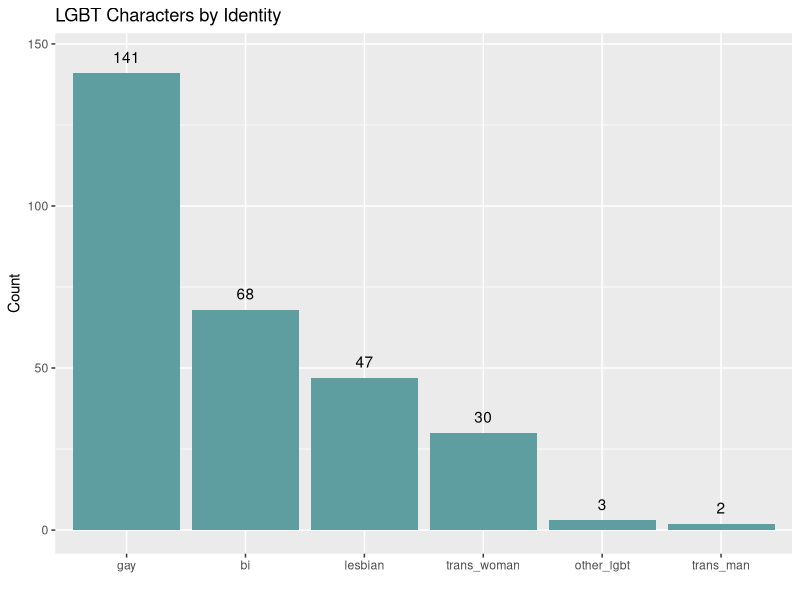

R code for this plot: (Note: this script raises an error after producing the figure.)
## ---- chunk 1
library(dplyr)
library(ggplot2)
library(knitr)
library(reshape2)
library(gridExtra)
library(ggpubr)
knitr::opts_chunk$set(echo = TRUE, warning = FALSE, message=FALSE)

# load in list of LGBT characters
# source: https://en.wikipedia.org/wiki/List_of_films_with_LGBT_characters
char <- read.csv("supporting_data/lgbt_characters.csv", stringsAsFactors=F)

# clean up the data, create binary features
char_flat <- char %>%
  mutate(classification = gsub("Gay/Bisexual|Lesbian/Bisexual", "Bisexual", classification),
         n=1) %>%
  group_by(id) %>%
  summarise(total_lgbt_char = sum(n),
            highest_lgbt_billing = min(billing),
            top1_lgbt_billing = sum(ifelse(billing <= 1, 1, 0), na.rm=T),
            top5_lgbt_billing = sum(ifelse(billing <= 5, 1, 0), na.rm=T),
            gay = ifelse(sum(grepl("Gay", classification))>0, 1, 0),
            lesbian = ifelse(sum(grepl("Lesbian", classification))>0, 1, 0),
            bi = ifelse(sum(grepl("Bisexual", classification))>0, 1, 0),
            trans_woman = ifelse(sum(grepl("Trans woman", classification))>0, 1, 0),
            trans_man = ifelse(sum(grepl("Trans man", classification))>0, 1, 0),
            other_lgbt = ifelse(sum(gay, lesbian, bi, trans_woman, trans_man) == 0, 1, 0))

# load in IMDb rating breakdown info (age/gender)
ratings <- read.csv("supporting_data/movie_ratings.csv", stringsAsFactors=F)
ratings_flat_gender <- ratings %>%
  subset(!Gender %in% "All") %>%
  group_by(Age, id) %>%
  mutate(Sum = sum(Count), 
         Gender_Percent = case_when(Count > 100 ~ Count/Sum)) %>%
  ungroup()

# load in IMDb metadata
movies <- read.csv("supporting_data/movies_imdb.csv", stringsAsFactors=F)

# remove movies with less than 2000 votes or that were released before 1980
# also remove the HP films b/c Dumbledore is inferred to be gay, not stated
movies <- movies %>%
  subset(num_votes > 2000 & !grepl("TV", mpaa_rating) & release_date >= as.Date("1980-01-01") & !grepl("Harry Potter", title)) %>%
  left_join(char_flat, by="id") %>%
  mutate(release_date = as.Date(release_date, format="%Y-%m-%d"),
         imdb_rating = as.numeric(imdb_rating),
         imdb_rating_t = imdb_rating^2.5, # transform
         mpaa_rating_f = ifelse(grepl("NC-17|^R", mpaa_rating), "R+", 
                                ifelse(grepl("PG-13", mpaa_rating), "PG-13", 
                                       ifelse(grepl("PG|G", mpaa_rating), "PG-", NA))),
         group =  as.factor(ifelse(is.na(top5_lgbt_billing) | top5_lgbt_billing == 0, "control" , "lgbt"))) 

# replace any errant NAs with 0s in the binary features
for(g in c(8:22)) movies[is.na(movies[,g]),g] <- 0
for(g in c(8:22)) movies[is.infinite(movies[,g]),g] <- 0
## ---- chunk 2
kable(char[char$id %in% "/title/tt0134119/",], row.names=F)
## ---- chunk 3
kable(movies[movies$id %in% "/title/tt0134119/",c(1,2,4,6,26)], row.names=F)
## ---- chunk 4
kable(ratings[ratings$id %in% "/title/tt0134119/" & !ratings$Gender %in% "All" & !ratings$Age %in% "All Ages", ], row.names=F)
## ---- chunk 5
# LGBT representation by type
char_type <- data.frame(group=names(movies)[18:23], count=colSums(movies[,c(18:23)], na.rm=T))
plot_char_count_type <- char_type %>% 
  arrange(desc(count)) %>%
  mutate(group = factor(group, levels=group)) %>%
  ggplot(aes(group, count)) + geom_bar(stat="identity", fill="cadetblue") + geom_text(aes(x=group, y=count+5, label=count)) +
  labs(title="LGBT Characters by Identity", x="", y="Count")

# LGBT representation by genre
char_genre <- movies[,c(8:13,26)] %>%
  melt(id = "group") %>%
  mutate(variable = gsub("genre_", "", variable)) %>%
  aggregate(value ~ variable + group, data=., FUN=sum)  %>%
  set_colnames(c("variable","value", "count")) 

plot_char_count_billing <- char_genre %>%
  ggplot(aes(variable, count, fill=value)) + geom_bar(stat="identity", position="dodge") +
  geom_text(aes(x=variable, y=count+10, label=count), position = position_dodge(width = 1)) +
  labs(title="Movies with LGBT Characters",x="", y="Total Characters")+ theme(legend.justification=c(1,0), legend.position=c(1,0.75))

# LGBT representation over time
plot_char_count_time <- ggplot(movies, aes(release_date)) + geom_histogram(aes(fill=group), binwidth=500) +
  labs(title="Movies with LGBT Characters Over Time",x="", y="Count") + 
  theme(legend.justification=c(1,0), legend.position=c(1,0.75)) 

grid.arrange(plot_char_count_type, plot_char_count_billing,plot_char_count_time, ncol=3)

## ---- chunk 6
# IMDb Rating Distribution by Group, Histogram
imdb_rating_dist <- ggplot(movies, aes(imdb_rating)) + geom_histogram(aes(fill=group), binwidth=0.3) + 
  labs(title="Average IMDb Rating", x="Avg IMDb Rating", y="") +
  theme(legend.justification=c(1,0), legend.position=c(1,0.75))

# IMDb Rating Distribution, Transformed
imdb_rating_dist_transformed <- ggplot(movies, aes(imdb_rating_t)) + geom_histogram(aes(fill=group),  binwidth=15) + 
  labs(title="Average IMDb Rating (transformed)", x="Avg IMDb Rating (^2.5)", y="") +
  theme(legend.justification=c(1,0), legend.position=c(1,0.75))

# IMDb Rating Distribution by Group, Boxplot
imdb_rating_boxplot <- ggboxplot(movies, x="group", y="imdb_rating_t", color="group") + stat_compare_means(method="t.test") + 
  labs(title="Average IMDb Rating (transformed)", y="Avg IMDb Rating (^2.5)")

# Print
grid.arrange(imdb_rating_dist, imdb_rating_dist_transformed, imdb_rating_boxplot, ncol=3)
## ---- chunk 7
# fit linear regression model with transformed IMDb rating var as dependent variable
rating_fit <- lm(imdb_rating_t ~ group + release_date + mpaa_rating_f + genre_drama + genre_comedy + 
              genre_action + genre_romance + genre_adventure + genre_thriller, movies) 
summary(rating_fit)

# fit the same model to untransformed data for interpretation
rating_fit_ut <- lm(imdb_rating ~ group + release_date + mpaa_rating_f + genre_drama + genre_comedy + 
              genre_action + genre_romance + genre_adventure + genre_thriller, movies)
rating_fit_coef <- round(rating_fit_ut$coefficients,6)
kable(rating_fit_coef[c(1,2,5,6,7,9,11)], caption="Significant Coefficients, Untransformed")

## ---- chunk 8
# Get a count of ratings by age group and gender; drop groups with less than 100
# Transform the IDMb rating variable
gender_age_rate <- ratings %>%
  subset(!Gender %in% "All" & !Age %in% c("All Ages") & Count > 100) %>%
  mutate(Rating_t = Rating^2.5) %>%
  left_join(movies[,c("id", "group")],by="id") %>%
  subset(!is.na(group))

# Table: Number of Ratings by Reviewer Gender and Age for LGBT/Control Movies
gender_age_rate %>% 
  aggregate(Count ~ Age + Gender, data=., sum) %>% dcast(Age ~ Gender) %>%
  kable(caption="Reviewer Counts")

# get rid of <18 group since it has too few entries
gender_age_rate <- gender_age_rate %>% subset(Age != "<18")
## ---- chunk 9
# Group, age and gender interaction plot
gender_age_rate %>%
  group_by(Gender, Age, group) %>%
  summarise(rating_group = mean(Rating)) %>%
  ggplot(aes(group, rating_group)) + geom_line(aes(group=Gender, color=Gender)) + 
  geom_point() + facet_wrap(~Age, ncol=4) + ylim(c(6.25,7.25)) +
  labs(title="Average IMDb Rating Across Age + Gender for LGBT/Control Movies\nUntransformed", 
       y="Avg. IMDb Rating", x= "")
## ---- chunk 10
# fit linear model with interactions
gender_age_rate_fit <- lm(Rating_t ~ group + Age*group + Gender*group + Age*Gender, data=gender_age_rate)

# view ANOVA
anova(gender_age_rate_fit)

# view Tukey family-wise error
TukeyHSD(aov(Rating ~ group + Age + Gender, data=gender_age_rate))
## ---- chunk 11
gender_age_pct <- ratings %>%
  subset(!Gender %in% "All") %>%
  group_by(Age, id) %>%
  mutate(Sum = sum(Count), 
         Gender_Percent = case_when(Count > 100 ~ Count/Sum)) %>%
  ungroup() %>%
  select(c("id", "Gender", "Age", "Gender_Percent")) %>%
  left_join(movies[,c("id", "group")],by="id") %>%
  subset(!is.na(group))

# Transform percent female var
gender_age_pct$Percent_t <- log(gender_age_pct$Gender_Percent)

# Percent female reviewers 
pct_female_dist <- gender_age_pct %>%
  subset(Gender %in% "Females" & Age %in% "All Ages") %>% 
  ggplot(aes(Gender_Percent)) + geom_histogram(aes(fill=group), binwidth=0.05) +
  labs(title="Percentage of Reviews\nfrom Females", x="Percentage of Female Reviewers", y="") +
  theme(legend.justification=c(1,0), legend.position=c(1,0.75))

# Percent female reviewers, transformed
pct_female_dist_transformed <- gender_age_pct %>%
  subset(Gender %in% "Females" & Age %in% "All Ages") %>% 
  ggplot(aes(Percent_t)) + geom_histogram(aes(fill=group), binwidth=0.25) +
  labs(title="Percentage of Reviews\nfrom Females (Transformed)", x="Percentage of Female Reviewers (log)", y="") +
  theme(legend.justification=c(1,0), legend.position=c(1,0.75))

# Percent female reviewers boxplot
pct_female_boxplot <- gender_age_pct %>%
  subset(Gender %in% "Females" & Age %in% "All Ages") %>% 
  ggboxplot(x="group", y="Percent_t", color="group") + stat_compare_means(method="t.test") + 
  labs(title="Percentage of Reviews\nfrom Females (Transformed)")

# Print
grid.arrange(pct_female_dist, pct_female_dist_transformed, pct_female_boxplot, ncol=3)
## ---- chunk 12
# restrict to females, all ages; select variables
gender_age_pct_female <- gender_age_pct %>% 
  subset(Gender %in% "Females" & Age %in% "All Ages") %>% 
  left_join(movies[,c(1,4,8:13,25)]) 

# fit linear model on transformed pct
gender_age_pct_fit <- gender_age_pct_female %>% select(-c(1:4)) %>% 
  lm(Percent_t ~ ., data=.)
summary(gender_age_pct_fit)

# fit on untransformed dependent variable for interpretability
gender_age_pct_fit_ut <- gender_age_pct_female %>% 
  select(-c(1:3,6)) %>% 
  lm(Gender_Percent ~ ., data=.)

# print coefficients
gender_age_pct_fit_coef <- round(gender_age_pct_fit$coefficients,6)
kable(gender_age_pct_fit_coef[-c(5)], caption="Significant Coefficients, Untransformed")
## ---- chunk 13
# Restrict to females broken into age groups, minus 18 and under
# Transform percent variable
gender_age_pct_gf <- gender_age_pct %>%
  subset(!is.na(Gender_Percent) & !Age %in% c("<18", "All Ages") & Gender %in% "Females") %>%
  mutate(Gender_Percent_t = log(Gender_Percent)) # transform

# Interaction plot for age, gender, and group
gender_age_pct_gf %>%
  group_by(Age, group) %>%
  summarise(pct_group = mean(Gender_Percent)) %>%
  ggplot(aes(group, pct_group)) + geom_line(aes(group=Age, color=Age)) + 
  geom_point() + theme(legend.position="bottom") +
  labs(title="Percent Female Reviewers\nUntransformed", 
       y="Percent Female Reviews", x= "")
## ---- chunk 14
# fit a linear model to explore interaction
gender_age_pct_interact <- lm(Gender_Percent_t ~ Age*group, data=gender_age_pct_gf)
summary(gender_age_pct_interact)
anova(gender_age_pct_interact)
TukeyHSD(aov(Gender_Percent ~ Age*group, data=gender_age_pct_gf))
